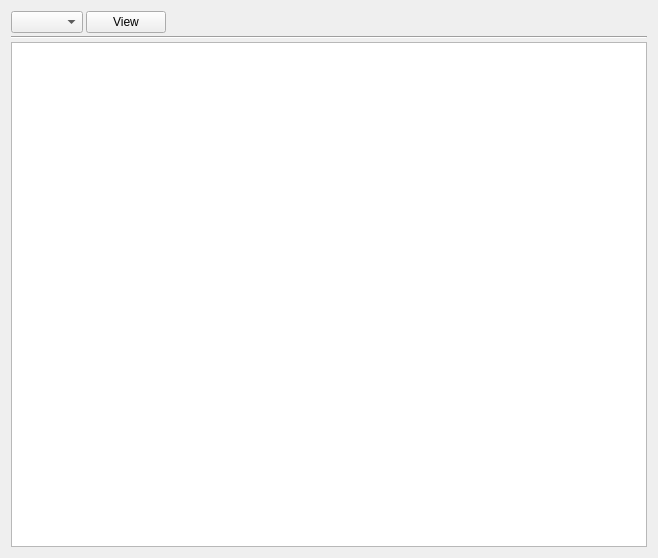
<?xml version="1.0" encoding="UTF-8"?>
<ui version="4.0">
 <class>Form</class>
 <widget class="QWidget" name="Form">
  <property name="geometry">
   <rect>
    <x>0</x>
    <y>0</y>
    <width>658</width>
    <height>558</height>
   </rect>
  </property>
  <property name="windowTitle">
   <string>Form</string>
  </property>
  <layout class="QVBoxLayout" name="verticalLayout">
   <property name="spacing">
    <number>3</number>
   </property>
   <item>
    <widget class="QWidget" name="widget" native="true">
     <layout class="QHBoxLayout" name="horizontalLayout">
      <property name="spacing">
       <number>3</number>
      </property>
      <property name="leftMargin">
       <number>0</number>
      </property>
      <property name="topMargin">
       <number>0</number>
      </property>
      <property name="rightMargin">
       <number>0</number>
      </property>
      <property name="bottomMargin">
       <number>0</number>
      </property>
      <item>
       <widget class="QComboBox" name="comboBox"/>
      </item>
      <item>
       <widget class="QPushButton" name="pushButton">
        <property name="text">
         <string>View</string>
        </property>
       </widget>
      </item>
      <item>
       <spacer name="horizontalSpacer">
        <property name="orientation">
         <enum>Qt::Orientation::Horizontal</enum>
        </property>
        <property name="sizeHint" stdset="0">
         <size>
          <width>465</width>
          <height>20</height>
         </size>
        </property>
       </spacer>
      </item>
     </layout>
    </widget>
   </item>
   <item>
    <widget class="Line" name="line">
     <property name="orientation">
      <enum>Qt::Orientation::Horizontal</enum>
     </property>
    </widget>
   </item>
   <item>
    <widget class="QTableWidget" name="tableWidget"/>
   </item>
  </layout>
 </widget>
 <resources/>
 <connections/>
</ui>
